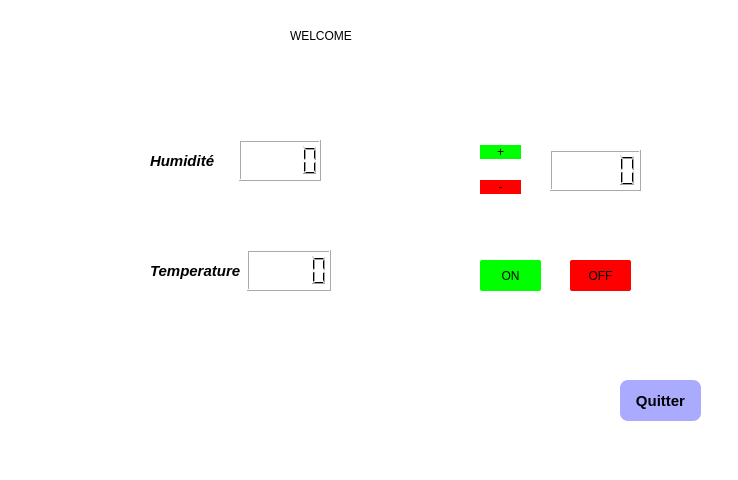
<?xml version="1.0" encoding="UTF-8"?>
<ui version="4.0">
 <class>HOME</class>
 <widget class="QMainWindow" name="HOME">
  <property name="geometry">
   <rect>
    <x>0</x>
    <y>0</y>
    <width>738</width>
    <height>480</height>
   </rect>
  </property>
  <property name="windowTitle">
   <string>MainWindow</string>
  </property>
  <property name="styleSheet">
   <string notr="true">
background-color: rgb(255, 255, 255);</string>
  </property>
  <widget class="QWidget" name="centralwidget">
   <widget class="QLabel" name="label">
    <property name="geometry">
     <rect>
      <x>290</x>
      <y>10</y>
      <width>121</width>
      <height>51</height>
     </rect>
    </property>
    <property name="styleSheet">
     <string notr="true">font: 700 italic 18pt &quot;Segoe UI&quot;;</string>
    </property>
    <property name="text">
     <string>WELCOME</string>
    </property>
   </widget>
   <widget class="QLabel" name="time">
    <property name="geometry">
     <rect>
      <x>530</x>
      <y>20</y>
      <width>171</width>
      <height>20</height>
     </rect>
    </property>
    <property name="styleSheet">
     <string notr="true">border-radius : 20px;
font: 700 11pt &quot;Segoe UI&quot;;</string>
    </property>
    <property name="text">
     <string/>
    </property>
   </widget>
   <widget class="QLabel" name="date">
    <property name="geometry">
     <rect>
      <x>530</x>
      <y>70</y>
      <width>191</width>
      <height>20</height>
     </rect>
    </property>
    <property name="styleSheet">
     <string notr="true">border-radius : 20px;
font: 700 11pt &quot;Segoe UI&quot;;</string>
    </property>
    <property name="text">
     <string/>
    </property>
   </widget>
   <widget class="QLabel" name="image_connixon">
    <property name="geometry">
     <rect>
      <x>30</x>
      <y>360</y>
      <width>71</width>
      <height>61</height>
     </rect>
    </property>
    <property name="text">
     <string/>
    </property>
   </widget>
   <widget class="QLabel" name="text_connixson">
    <property name="geometry">
     <rect>
      <x>150</x>
      <y>380</y>
      <width>191</width>
      <height>31</height>
     </rect>
    </property>
    <property name="styleSheet">
     <string notr="true"/>
    </property>
    <property name="text">
     <string/>
    </property>
   </widget>
   <widget class="QWidget" name="horizontalLayoutWidget">
    <property name="geometry">
     <rect>
      <x>150</x>
      <y>140</y>
      <width>171</width>
      <height>41</height>
     </rect>
    </property>
    <layout class="QHBoxLayout" name="horizontalLayout_2">
     <item>
      <widget class="QLabel" name="humidit">
       <property name="font">
        <font>
         <family>Segoe UI</family>
         <pointsize>11</pointsize>
         <italic>true</italic>
         <bold>true</bold>
        </font>
       </property>
       <property name="styleSheet">
        <string notr="true">
font: 700 italic 11pt &quot;Segoe UI&quot;;</string>
       </property>
       <property name="text">
        <string>Humidité</string>
       </property>
      </widget>
     </item>
     <item>
      <widget class="QLCDNumber" name="lcd_hum"/>
     </item>
    </layout>
   </widget>
   <widget class="QWidget" name="horizontalLayoutWidget_2">
    <property name="geometry">
     <rect>
      <x>150</x>
      <y>250</y>
      <width>181</width>
      <height>41</height>
     </rect>
    </property>
    <layout class="QHBoxLayout" name="horizontalLayout_3">
     <item>
      <widget class="QLabel" name="temperature">
       <property name="font">
        <font>
         <family>Segoe UI</family>
         <pointsize>11</pointsize>
         <italic>true</italic>
         <bold>true</bold>
        </font>
       </property>
       <property name="styleSheet">
        <string notr="true">
font: 700 italic 11pt &quot;Segoe UI&quot;;</string>
       </property>
       <property name="text">
        <string>Temperature</string>
       </property>
      </widget>
     </item>
     <item>
      <widget class="QLCDNumber" name="lcd_temp"/>
     </item>
    </layout>
   </widget>
   <widget class="QLabel" name="label_2">
    <property name="geometry">
     <rect>
      <x>10</x>
      <y>230</y>
      <width>121</width>
      <height>71</height>
     </rect>
    </property>
    <property name="styleSheet">
     <string notr="true">border-image: url(:/photo/logo_temp.jpg);</string>
    </property>
    <property name="text">
     <string/>
    </property>
   </widget>
   <widget class="QLabel" name="label_3">
    <property name="geometry">
     <rect>
      <x>40</x>
      <y>130</y>
      <width>91</width>
      <height>51</height>
     </rect>
    </property>
    <property name="styleSheet">
     <string notr="true">
border-image: url(:/photo/hum.png);</string>
    </property>
    <property name="text">
     <string/>
    </property>
   </widget>
   <widget class="QWidget" name="verticalLayoutWidget">
    <property name="geometry">
     <rect>
      <x>480</x>
      <y>130</y>
      <width>41</width>
      <height>80</height>
     </rect>
    </property>
    <layout class="QVBoxLayout" name="verticalLayout">
     <item>
      <widget class="QPushButton" name="button_plus_clim">
       <property name="styleSheet">
        <string notr="true">border-radius : 8px;
font: 700 15pt &quot;Segoe UI&quot;;
background-color: rgb(0, 255, 0);</string>
       </property>
       <property name="text">
        <string>+</string>
       </property>
      </widget>
     </item>
     <item>
      <widget class="QPushButton" name="button_mois_clim">
       <property name="styleSheet">
        <string notr="true">border-radius : 8px;
font: 700 15pt &quot;Segoe UI&quot;;
background-color: rgb(255, 0, 0);</string>
       </property>
       <property name="text">
        <string>-</string>
       </property>
      </widget>
     </item>
    </layout>
   </widget>
   <widget class="QLabel" name="label_4">
    <property name="geometry">
     <rect>
      <x>370</x>
      <y>130</y>
      <width>81</width>
      <height>71</height>
     </rect>
    </property>
    <property name="styleSheet">
     <string notr="true">border-image: url(:/photo/logo_clim.png);</string>
    </property>
    <property name="text">
     <string/>
    </property>
   </widget>
   <widget class="QLabel" name="image_led">
    <property name="geometry">
     <rect>
      <x>360</x>
      <y>240</y>
      <width>101</width>
      <height>81</height>
     </rect>
    </property>
    <property name="styleSheet">
     <string notr="true"/>
    </property>
    <property name="text">
     <string/>
    </property>
   </widget>
   <widget class="QLCDNumber" name="lcd_fan">
    <property name="geometry">
     <rect>
      <x>550</x>
      <y>150</y>
      <width>91</width>
      <height>41</height>
     </rect>
    </property>
   </widget>
   <widget class="QPushButton" name="button_on_led">
    <property name="geometry">
     <rect>
      <x>480</x>
      <y>260</y>
      <width>61</width>
      <height>31</height>
     </rect>
    </property>
    <property name="styleSheet">
     <string notr="true">border-radius : 2px;
font: 700 12pt &quot;Segoe UI&quot;;
background-color: rgb(0, 255, 0);</string>
    </property>
    <property name="text">
     <string>ON</string>
    </property>
   </widget>
   <widget class="QPushButton" name="button_off_led">
    <property name="geometry">
     <rect>
      <x>570</x>
      <y>260</y>
      <width>61</width>
      <height>31</height>
     </rect>
    </property>
    <property name="styleSheet">
     <string notr="true">border-radius : 2px;
font: 700 13pt &quot;Segoe UI&quot;;
background-color: rgb(255, 0, 0);</string>
    </property>
    <property name="text">
     <string>OFF</string>
    </property>
   </widget>
   <widget class="QPushButton" name="button_sortie">
    <property name="geometry">
     <rect>
      <x>620</x>
      <y>380</y>
      <width>81</width>
      <height>41</height>
     </rect>
    </property>
    <property name="font">
     <font>
      <pointsize>11</pointsize>
      <bold>true</bold>
     </font>
    </property>
    <property name="styleSheet">
     <string notr="true">   border-radius:8px;
background-color:rgb(170, 170, 255);</string>
    </property>
    <property name="text">
     <string>Quitter</string>
    </property>
   </widget>
  </widget>
  <widget class="QMenuBar" name="menubar">
   <property name="geometry">
    <rect>
     <x>0</x>
     <y>0</y>
     <width>738</width>
     <height>22</height>
    </rect>
   </property>
  </widget>
  <widget class="QStatusBar" name="statusbar"/>
 </widget>
 <resources/>
 <connections/>
</ui>
